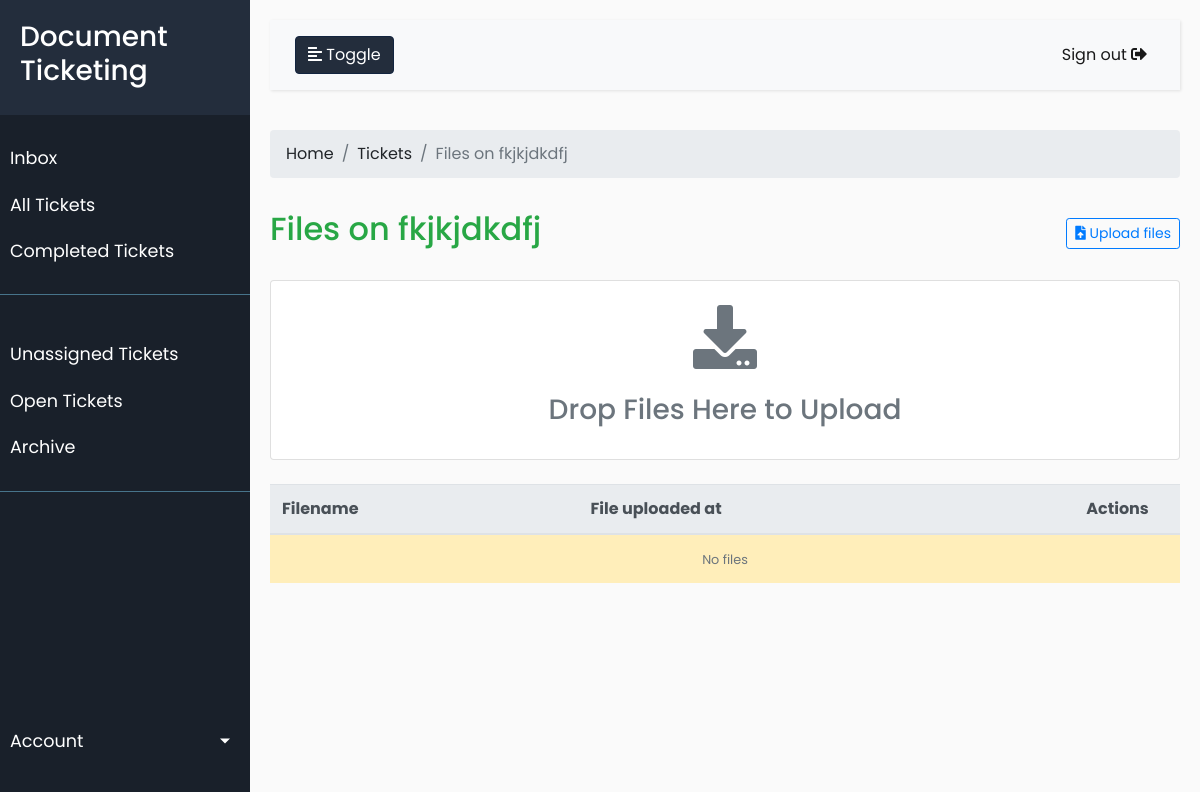
/ticket/2/files (signed in), run on an earlier commit of the app's database.
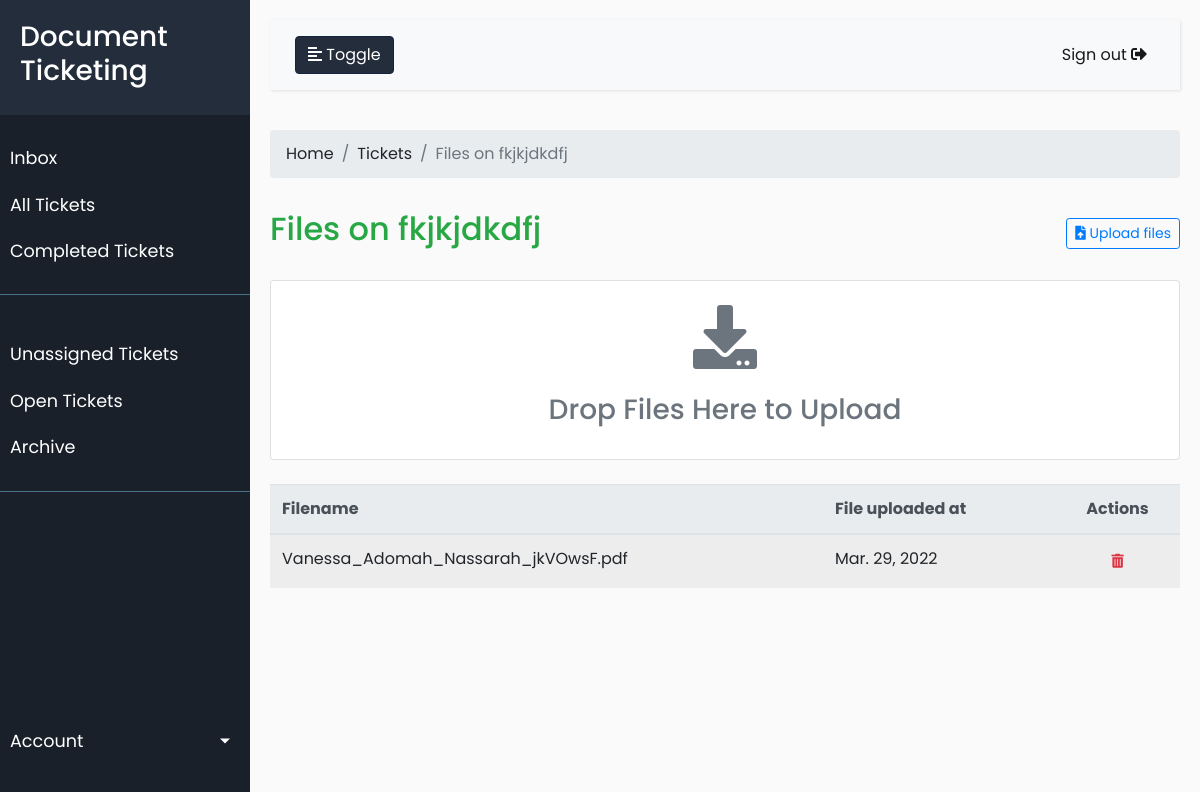
And on a later commit of the database.
### app/models.py (models this page shows, shortened)
class File(models.Model):
    ticket = models.ForeignKey(
        Ticket, on_delete=models.CASCADE, verbose_name='Ticket')
    file = models.FileField(upload_to='files/', null=True,
                            blank=True, max_length=255, verbose_name='Filename')
    uploaded_at = models.DateTimeField(
        auto_now_add=True, null=True, blank=True, verbose_name='File uploaded at')
    order = OrderField(blank=True, for_fields=[
                       'ticket'], verbose_name='Order #')
    @property
    def filename(self):
        return Path(self.file.name).name
    class Meta:
        db_table = 'file'
        verbose_name = 'File'
        verbose_name_plural = 'Files'
        ordering = ('order', )

### app/views.py (the view)
# urls.py: path('ticket/<int:ticket>/files', FileList.as_view(), name='file-list'),
class FileList(LoginRequiredMixin, CoreListView):
    model = File

### app/models.py (called while the page is built)
    def __str__(self):
        return self.title

### cms/mixins.py (called while the page is built)
    def dispatch(self, *args, **kwargs):
        self.model_name = get_model_name(self.model)
        self.app_name = self.model._meta.app_label
        self.model_verbose_name = get_model_name(self.model, 'verbose_name')
        self.model_verbose_name_plural = get_model_name(self.model, 'verbose_name_plural')
        if not hasattr(self, 'ajax_form'):
            self.ajax_form = 'cms/modal/{}.html'.format(self.template)
        if not hasattr(self, 'ajax_list'):
            self.ajax_list = '{}/partials/{}_list_partial.html'.format(self.app_name, self.model_name.lower())
        return super().dispatch(*args, **kwargs)

    def get_template_names(self):
        view_template = ""
        if not hasattr(self, 'template'):
            raise AttributeError(
                "Add template attribute to your {}  for example if list view"
                " then add template='list' appropriate values"
                " list,detail,form,confirm_delete".format(self.__class__.__name__)
            )
        model_name = get_model_name(self.model).lower()
        app = self.model._meta.app_label
        view_template =  "{}/{}_{}.html".format(app, model_name, self.template)
        return [view_template]

### cms/templatetags/cms_tags.py (called while the page is built)
@register.simple_tag(takes_context=True)
def get_object_url(context, action, obj=None):
    model = context['model']
    kwargs = context['kwargs']
    app = model._meta.app_label
    lower_name = obj.__class__.__name__.lower() if obj else model.__name__.lower()
    url_string = '{}:{}-{}'.format(app, lower_name, action)
    if (hasattr(obj, 'pk')):
        kwargs.update({'pk': obj.pk})
    elif (hasattr(obj, 'uuid')):
        kwargs.update({'uuid': obj.uuid})
    elif (hasattr(obj, 'slug')):
        kwargs.update({'slug': obj.slug})
    elif (hasattr(obj, 'id')):
        kwargs.update({'id': obj.id})
    return reverse_lazy(url_string, kwargs=kwargs)

@register.filter(name='verbose_name')
def get_verbose_name(object, attr='verbose_name'):
    obj = object.model if hasattr(object, 'model') else object
    if ':' in attr and attr.split(':', 1)[0].lower() == 'field':
        field = attr.split(':', 1)[1]
        attr = 'verbose_name' if hasattr(
            obj._meta.get_field(field), 'verbose_name') else 'name'
        return getattr(obj._meta.get_field(field), attr) if obj else None
    else:
        attr = attr if hasattr(obj._meta, attr) else 'object_name'
        return getattr(obj._meta, attr) if obj else None

### templates/app/file_list.html (shortened to what this page needs)
{% extends 'base.html' %}
{% load static cms_tags %}
{% block content %}
<nav aria-label="breadcrumb">
  <ol class="breadcrumb">
    <li class="breadcrumb-item"><a href="{% url 'app:home' %}">Home</a></li>
    <li class="breadcrumb-item"><a href="{% url 'app:ticket-list' %}">Tickets</a></li>
    <li class="breadcrumb-item active" aria-current="page">{{ title }}</li>
  </ol>
</nav>
<div class="d-flex justify-content-between flex-wrap flex-md-nowrap align-items-center pt-3 pb-2 mb-3">
    <h1 class="h2"><span class="text-success"> {{ title }}</span></h1>
    <div class="btn-toolbar mb-2 mb-md-0">
      <button type="button" class="btn btn-sm btn-outline-primary ajax-upload-files">
        <i class="fas fa-file-upload"></i> Upload {{ model_verbose_name_plural|lower }}
      </button>
    </div>
</div>
<div class="card pt-4 pb-4 well text-muted text-center">
  <i class="fas fa-download pb-4" style="font-size: 4rem;"></i>
  <h3>Drop Files Here to Upload</h3>
</div><br>
<table class="table table-striped table-hover" id="table-ajax">
  <thead class="thead-light">
    <tr>
      <th>{{ object_list|verbose_name:'field:file' }}</th>
      <th>{{ object_list|verbose_name:'field:uploaded_at' }}</th>
      <th style="width: 125px; text-align: center;">Actions</th>
    </tr>
  </thead>
  <tbody>
    {% include 'app/partials/file_list_partial.html' %}
  </tbody>
</table>
{% endblock %}

### templates/base.html (shortened to what this page needs)
{% load static %}
{% load cache %}
{% load pwa %}
<!doctype html>
<html lang="en">
<head>
   <link rel="stylesheet" href="https://pro.fontawesome.com/releases/v5.10.0/css/all.css"
 />
    <link rel="stylesheet" href="https://cdn.jsdelivr.net/npm/bootstrap@4.6.0/dist/css/bootstrap.min.css">
  <link rel="stylesheet" href="https://cdnjs.cloudflare.com/ajax/libs/toastr.js/latest/toastr.min.css"
 />
  <link href="{% static 'css/base.css' %}" rel="stylesheet">
  <link href="{% static 'css/style2.css' %}" rel="stylesheet">
  <link rel="stylesheet" href="https://cdnjs.cloudflare.com/ajax/libs/select2/4.0.12/css/select2.min.css"/>
  </head>
<body class="">
  {% block body %}
  <div class="wrapper">
    {% include 'include/navbar.html' %}
    <div id="content">
      <nav class="navbar navbar-expand-lg navbar-light bg-light">
        <div class="container-fluid">
          <button type="button" id="sidebarCollapse" class="btn btn-black">
            <i class="fas fa-align-left"></i>
            <span>Toggle</span>
          </button>
          <ul class=" dropdown nav navbar-nav ml-auto">
            <li class="nav-item active">
              <a class="nav-link" href="{% url 'account:logout' %}"> Sign out <i class="fas fa-sign-out-alt"></i></a>
            </li>
          </ul>
        </div>
      </nav>
      <div class="content-scrollable">
      {% block content %}{% endblock content %}
    </div>
  </div>
  </div>
  {% endblock body %}
</body>
</html>

### templates/include/navbar.html (shortened to what this page needs)
<nav id="sidebar">
<div class="sidebar-top">
    <div class="sidebar-header">
    <h3>Document Ticketing</h3>
    </div>
    {% block navbar %}
    <ul class="list-unstyled components">
        <li {% if request.path == '/inbox/' %} class="active"{% endif %}>
            <a href="{% url 'app:home' %}">Inbox</a>
        </li>
        <li {% if request.path == '/tickets/' %} class="active"{% endif %}>
            <a href="{% url 'app:home' %}">All Tickets </a>
        </li>
        <li>
            <li {% if request.path == '/completed/' %} class="active"{% endif %}>
            <a href="{% url 'app:completed-tickets' %}">Completed Tickets</a>
        </li>
    </ul>
    {% if request.user.is_staff and request.user.is_superuser %}
    <ul class="list-unstyled components">
        <li {% if request.path == '/unassigned/' %} class="active"{% endif %}>
            <a href="{% url 'app:unassigned-list' %}">Unassigned Tickets</a>
        </li>
        <li {% if request.path == '/opentickets/' %} class="active"{% endif %}>
            <a href="{% url 'app:open-tickets' %}">Open Tickets</a>
        </li>
        <li {% if request.path == '/archive/' %} class="active"{% endif %}>
            <a href="{% url 'app:ticket-archive' %}">Archive</a>
        </li>
    </ul>
     {% endif %}
</div>
    <ul class="list-unstyled components2">
        <li>
            <a href="#pageSubmenu" data-toggle="collapse" aria-expanded="false" class="dropdown-toggle">Account</a>
        </li>
    </ul>
    {% endblock %}
</nav>

### templates/app/partials/file_list_partial.html
{% load cms_tags %}
{% for file in object_list %}
<tr id="{{ file.pk }}">
    <td><a href="{{ file.file.url }}">{{ file.filename }}</a></td>
    <td>{{ file.uploaded_at|date:'M. d, Y' }}</td>
    <td style="text-align: center;">
        <a href="{% get_object_url 'delete' file %}" class="btn btn-outline-danger btn-sm border-0 ajax-load-form" title="Delete">
            <i class="fa fa-trash-alt"></i></a>
    </td>
</tr>
{% empty %}
<tr class="table-warning nosort">
    <td colspan="100%" class="text-center"><small class="text-muted">No {{ model_verbose_name_plural|lower }}</small></td>
</tr>
{% endfor %}

### static/css/base.css (style rules this page uses)
.btn-black { color: #000; background-color: #232d3c; border-color: #12243f; color: white; }

### static/css/style2.css (style rules this page uses)
body { font-family: 'Poppins', sans-serif; background: #fafafa; }
a, a:hover, a:focus { color: inherit; text-decoration: none; transition: all 0.3s; }
.navbar { padding: 15px 10px; background: #fff; border: none; border-radius: 0; margin-bottom: 40px; box-shadow: 1px 1px 3px rgba(0, 0, 0, 0.1); }
.wrapper { display: flex; width: 100%; align-items: stretch; }
#sidebar { min-width: 250px; max-width: 250px; background: #19202a; color: #fff; transition: all 0.3s; display: flex; flex-direction: column; justify-content: space-between; }
#sidebar .sidebar-header { padding: 20px; background: #232d3c; }
#sidebar ul.components { padding: 20px 0; border-bottom: 1px solid #47748b; }
#sidebar ul.components2 { padding: 20px 0; margin-top: 20px; }
#sidebar ul li a { padding: 10px; font-size: 1.1em; display: block; }
a[data-toggle="collapse"] { position: relative; }
.dropdown-toggle::after { display: block; position: absolute; top: 50%; right: 20px; transform: translateY(-50%); }
#content { width: 100%; padding: 20px; min-height: 100vh; transition: all 0.3s; height: 110px; overflow-x: hidden; overflow-y: auto; }

What changed in the data, as far as the page shows it:
added File: filename "Vanessa_Adomah_Nassarah_jkVOwsF.pdf", uploaded_at "Mar. 29, 2022"
Also different on the page:
{{ model_verbose_name_plural|lower }}: "files" → (not shown)
text no longer shown: "No"
